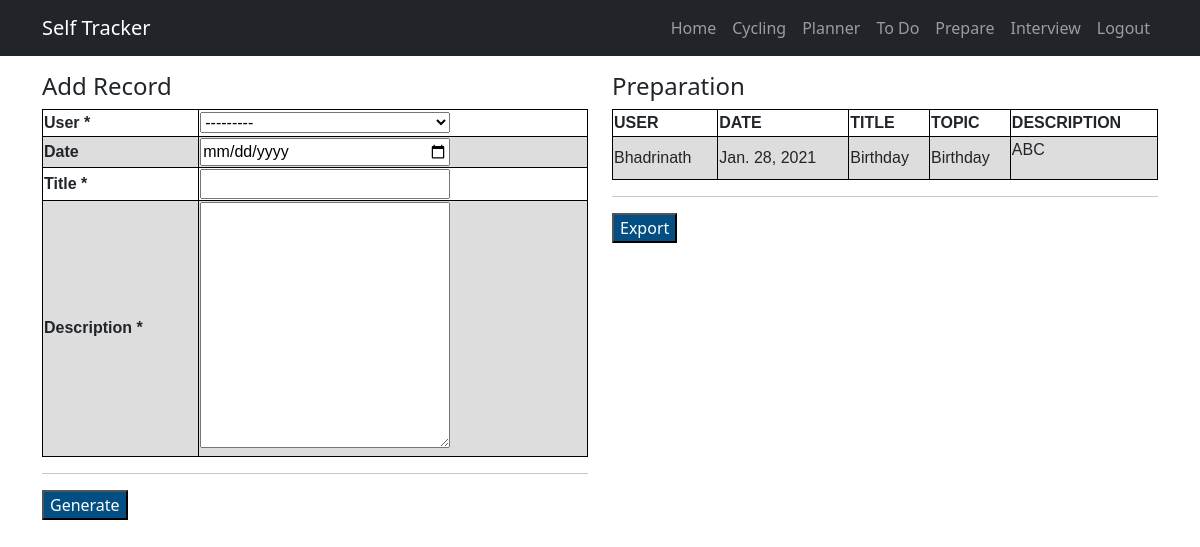
Page /prepare (signed in) on the committed database.
### tracker/models.py (models this page shows)
class Preparation(models.Model):
    user=models.ForeignKey(User,on_delete=models.CASCADE)
    date=models.DateField()
    title= models.CharField(max_length=100)
    description = models.TextField()

### tracker/views.py (the view, shortened to what this page needs)
# urls.py: path('prepare',Prepare.as_view(),name='prepare'),
class Prepare(View):
    template_name='prepare.html'
    def get(self,request):
        if not request.user.is_authenticated:
            return redirect('/accounts/login')
        form = PreparationForm(None)
        prepare_obj = Preparation.objects.filter(user=request.user)
        return render(request,self.template_name,{"prepares": prepare_obj,"form": form})

### tracker/forms.py
class PreparationForm(forms.ModelForm):
    date= forms.DateField(
            widget=forms.TextInput(
                attrs={'type': 'date'}
            ), required=False
        )
    def __init__(self, *args, **kwargs):
        super(PreparationForm, self).__init__(*args, **kwargs)
        for visible in self.visible_fields():
            visible.field.widget.attrs['class'] = 'narrow-select'
    class Meta:
        model = Preparation
        fields = '__all__'

### tracker/templates/prepare.html (shortened to what this page needs)
{% extends 'layout.html' %}
{% block content %}
<main class="container mt-3">
    <div class="row">
        <div class="col-md-6">
            <h4>Add Record</h4>
            <div class="list-group">
            	{% if form %}
	            	<form method='POST' action='' enctype='multipart/form-data'>
	                <table>
					{% for field in form %}
					<tr>
					<th>
					{{field.label}} {% if field.field.required %} * {% endif %}
					</th>
					<td>
					{{field}}
					</td>
					</tr>
					{% endfor %}
					</table>
					<hr />
					<input type='submit' value='Generate' style="background:#034f84;color:white;"/>
					</form>
					<br/>
            	{% endif %}
            	<br/>
            </div>
        </div>
        <div class="col-md-6">
            <h4>Preparation</h4>
            <ul class="list-group">
                {% if prepares %}
                <div style="overflow-x:auto;">
                	<table>
                	<tr>
                	<th>USER</th>
                	<th>DATE</th>
                	<th>TITLE</th>
                	<th>TOPIC</th>
                	<th>DESCRIPTION</th>
                	</tr>
                	{% for prepare in prepares %}
                	<tr>
                    <td>{{prepare.user}}</td>
                    <td>{{prepare.date}}</td>
                    <td>{{prepare.title}}</td>
                    <td>{{prepare.title}}</td>
                    <td>{{prepare.description|linebreaks}}</td>
                    </tr>
                    {% endfor %}
                	</table>
                </div>
                <hr />
               	<form method='POST' action="{% url 'tracker:export_prepare_xls' %}" enctype='multipart/form-data'>
	            <input type='submit' value='Export' style="background:#034f84;color:white;"/>
	            </form>
                {% endif %}
            </ul>
            <br />
        </div>
    </div>
</main>
{% endblock %}

### rows in the picture
Preparation: user "Bhadrinath", date "Jan. 28, 2021", title "Birthday", description "ABC"

### other values in the picture
{{ field.label }} "User" "Date" "Title" "Description"
